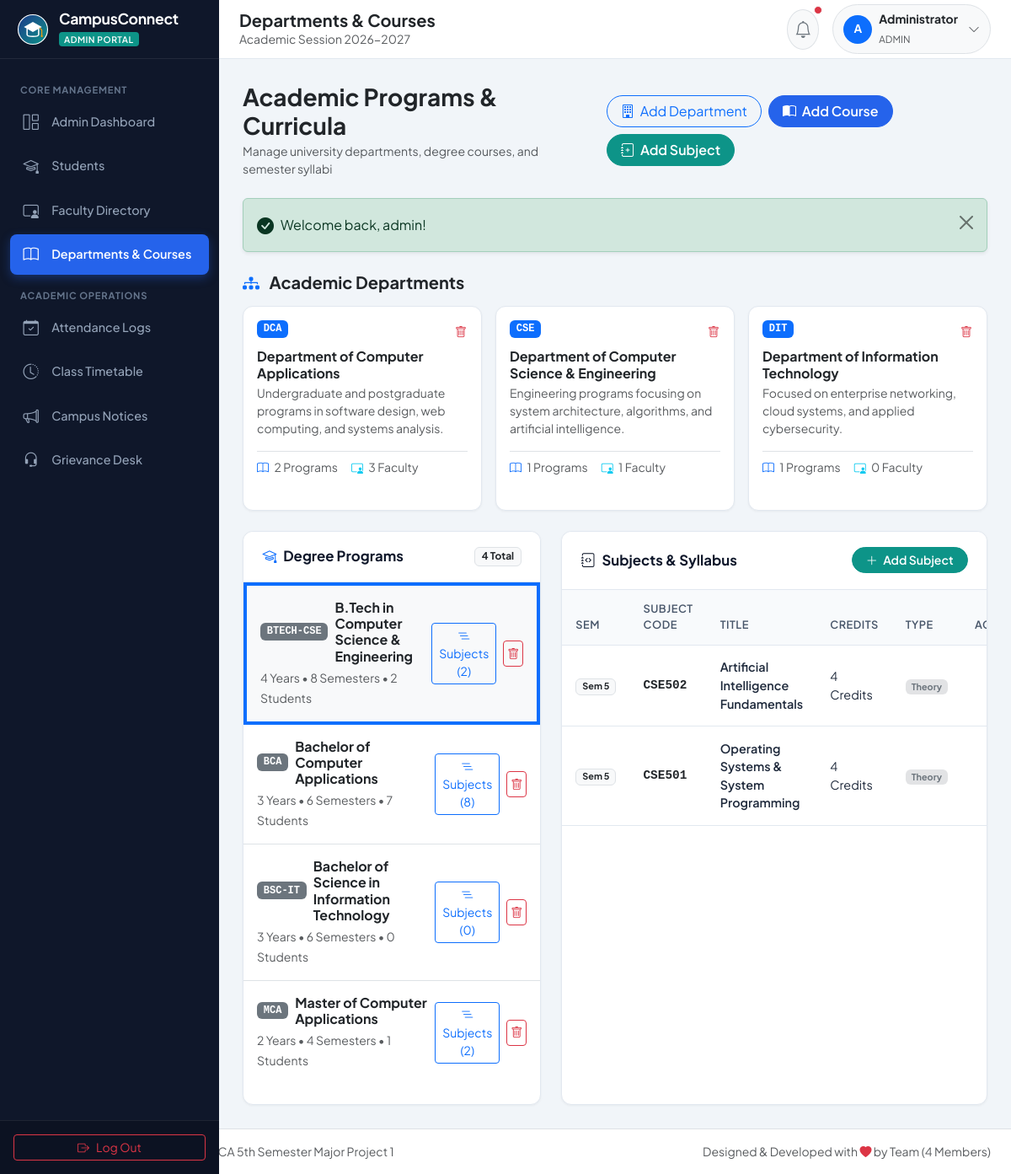
The page /admin/courses.php (signed in) on the database its author committed.
### tables this page shows
CREATE TABLE `departments` (
  `id` INT AUTO_INCREMENT PRIMARY KEY,
  `dept_name` VARCHAR(100) NOT NULL,
  `dept_code` VARCHAR(20) NOT NULL UNIQUE,
  `description` TEXT NULL,
  `created_at` TIMESTAMP NOT NULL DEFAULT CURRENT_TIMESTAMP
);

CREATE TABLE `courses` (
  `id` INT AUTO_INCREMENT PRIMARY KEY,
  `dept_id` INT NOT NULL,
  `course_name` VARCHAR(120) NOT NULL,
  `course_code` VARCHAR(30) NOT NULL UNIQUE,
  `duration_years` INT NOT NULL DEFAULT 3,
  `total_semesters` INT NOT NULL DEFAULT 6,
  `created_at` TIMESTAMP NOT NULL DEFAULT CURRENT_TIMESTAMP,
  CONSTRAINT `fk_courses_dept` FOREIGN KEY (`dept_id`) REFERENCES `departments` (`id`) ON DELETE CASCADE
);

CREATE TABLE `subjects` (
  `id` INT AUTO_INCREMENT PRIMARY KEY,
  `course_id` INT NOT NULL,
  `semester` INT NOT NULL,
  `subject_name` VARCHAR(120) NOT NULL,
  `subject_code` VARCHAR(30) NOT NULL UNIQUE,
  `credits` INT NOT NULL DEFAULT 4,
  `type` ENUM('Theory', 'Practical', 'Project') NOT NULL DEFAULT 'Theory',
  `created_at` TIMESTAMP NOT NULL DEFAULT CURRENT_TIMESTAMP,
  CONSTRAINT `fk_subjects_course` FOREIGN KEY (`course_id`) REFERENCES `courses` (`id`) ON DELETE CASCADE,
  INDEX `idx_subject_sem` (`course_id`, `semester`)
);

### admin/courses.php (the view, shortened to what this page needs)
<?php
require_once __DIR__ . '/../includes/auth.php';
require_once __DIR__ . '/../includes/functions.php';
$departments = $pdo->query("
    SELECT d.*, COUNT(DISTINCT c.id) as course_count, COUNT(DISTINCT f.id) as faculty_count
    FROM departments d
    LEFT JOIN courses c ON d.id = c.dept_id
    LEFT JOIN faculty f ON d.id = f.department_id
    GROUP BY d.id
    ORDER BY d.dept_name ASC
")->fetchAll();
$courses = $pdo->query("
    SELECT c.*, d.dept_name, d.dept_code,
           COUNT(DISTINCT s.id) as subject_count,
           COUNT(DISTINCT st.id) as student_count
    FROM courses c
    JOIN departments d ON c.dept_id = d.id
    LEFT JOIN subjects s ON c.id = s.course_id
    LEFT JOIN students st ON c.id = st.course_id
    GROUP BY c.id
    ORDER BY c.course_name ASC
")->fetchAll();
$selected_course_id = (int)($_GET['view_course'] ?? ($courses[0]['id'] ?? 0));
$subjectsStmt = $pdo->prepare("
    SELECT s.*, c.course_name, c.course_code
    FROM subjects s
    JOIN courses c ON s.course_id = c.id
    WHERE s.course_id = ?
    ORDER BY s.semester ASC, s.subject_name ASC
");
$subjectsStmt->execute([$selected_course_id]);
$subjects = $subjectsStmt->fetchAll();
require_once __DIR__ . '/../includes/header.php';
require_once __DIR__ . '/../includes/sidebar.php';
?>
<div class="main-wrapper">
    <div class="page-content">
        <div class="d-flex flex-column flex-md-row justify-content-between align-items-md-center gap-3 mb-4">
            <div>
                <h3 class="fw-bold text-dark mb-1">Academic Programs &amp; Curricula</h3>
                <p class="text-muted small mb-0">Manage university departments, degree courses, and semester syllabi</p>
            </div>
            <div class="d-flex flex-wrap gap-2">
                <button class="btn btn-outline-primary rounded-pill px-3" data-bs-toggle="modal" data-bs-target="#addDeptModal">
                    <i class="bi bi-building me-1"></i> Add Department
                </button>
                <button class="btn btn-primary rounded-pill px-3" data-bs-toggle="modal" data-bs-target="#addCourseModal">
                    <i class="bi bi-book-half me-1"></i> Add Course
                </button>
                <button class="btn btn-teal rounded-pill px-3" data-bs-toggle="modal" data-bs-target="#addSubjectModal">
                    <i class="bi bi-journal-plus me-1"></i> Add Subject
                </button>
            </div>
        </div>
        <h5 class="fw-bold text-dark mb-3"><i class="bi bi-diagram-3-fill text-primary me-2"></i> Academic Departments</h5>
        <div class="row g-3 mb-4">
            <?php foreach ($departments as $d): ?>
                <div class="col-md-4">
                    <div class="app-card p-3 h-100">
                        <div class="d-flex justify-content-between align-items-start mb-2">
                            <span class="badge bg-primary text-white font-monospace px-2.5 py-1.5"><?= e($d['dept_code']) ?></span>
                            <form method="POST" action="courses.php" class="d-inline" onsubmit="return confirm('Delete department <?= e($d['dept_name']) ?>?');">
                                <button type="submit" class="btn btn-sm btn-link text-danger p-0" title="Delete Department">
                                    <i class="bi bi-trash"></i>
                                </button>
                            </form>
                        </div>
                        <h6 class="fw-bold text-dark mb-1"><?= e($d['dept_name']) ?></h6>
                        <p class="text-muted small mb-3"><?= e($d['description']) ?></p>
                        <div class="d-flex gap-3 pt-2 border-top text-muted small">
                            <span><i class="bi bi-book me-1 text-primary"></i> <?= $d['course_count'] ?> Programs</span>
                            <span><i class="bi bi-person-video3 me-1 text-info"></i> <?= $d['faculty_count'] ?> Faculty</span>
                        </div>
                    </div>
                </div>
            <?php endforeach; ?>
        </div>
        <div class="row g-4">
            <div class="col-lg-5">
                <div class="app-card h-100">
                    <div class="app-card-header">
                        <h6 class="app-card-title"><i class="bi bi-mortarboard text-primary"></i> Degree Programs</h6>
                        <span class="badge bg-light text-dark border"><?= count($courses) ?> Total</span>
                    </div>
                    <div class="list-group list-group-flush">
                        <?php foreach ($courses as $c): ?>
                            <div class="list-group-item p-3 d-flex justify-content-between align-items-center <?= ($selected_course_id == $c['id']) ? 'bg-light border-start border-primary border-4' : '' ?>">
                                <div>
                                    <div class="d-flex align-items-center gap-2 mb-1">
                                        <span class="badge bg-secondary font-monospace"><?= e($c['course_code']) ?></span>
                                        <h6 class="mb-0 fw-bold text-dark"><?= e($c['course_name']) ?></h6>
                                    </div>
                                    <small class="text-muted">
                                        <?= e($c['duration_years']) ?> Years &bull; <?= e($c['total_semesters']) ?> Semesters &bull; <?= $c['student_count'] ?> Students
                                    </small>
                                </div>
                                <div class="d-flex align-items-center gap-2">
                                    <a href="courses.php?view_course=<?= $c['id'] ?>" class="btn btn-sm btn-outline-primary" title="View Subjects">
                                        <i class="bi bi-list-nested"></i> Subjects (<?= $c['subject_count'] ?>)
                                    </a>
                                    <form method="POST" action="courses.php" onsubmit="return confirm('Delete program <?= e($c['course_name']) ?>?');">
                                        <button type="submit" class="btn btn-sm btn-outline-danger p-1" title="Delete">
                                            <i class="bi bi-trash"></i>
                                        </button>
                                    </form>
                                </div>
                            </div>
                        <?php endforeach; ?>
                    </div>
                </div>
            </div>
            <div class="col-lg-7">
                <div class="app-card h-100">
                    <div class="app-card-header">
                        <h6 class="app-card-title">
                            <i class="bi bi-journal-code text-teal"></i> Subjects &amp; Syllabus
                        </h6>
                        <button class="btn btn-sm btn-teal rounded-pill px-3" data-bs-toggle="modal" data-bs-target="#addSubjectModal">
                            <i class="bi bi-plus-lg me-1"></i> Add Subject
                        </button>
                    </div>
                    <div class="table-responsive">
                        <table class="table table-custom align-middle">
                            <thead>
                                <tr>
                                    <th>Sem</th>
                                    <th>Subject Code</th>
                                    <th>Title</th>
                                    <th>Credits</th>
                                    <th>Type</th>
                                    <th class="text-end">Action</th>
                                </tr>
                            </thead>
                            <tbody>
                                <?php if (empty($subjects)): ?>
                                    <tr>
                                        <td colspan="6" class="text-center py-4 text-muted">No subjects configured for this course yet.</td>
                                    </tr>
                                <?php else: ?>
                                    <?php foreach ($subjects as $sub): ?>
                                        <tr>
                                            <td><span class="badge bg-light text-dark border">Sem <?= e($sub['semester']) ?></span></td>
                                            <td class="font-monospace fw-bold text-dark"><?= e($sub['subject_code']) ?></td>
                                            <td class="fw-semibold"><?= e($sub['subject_name']) ?></td>
                                            <td><?= e($sub['credits']) ?> Credits</td>
                                            <td>
                                                <span class="badge <?= ($sub['type'] === 'Practical') ? 'bg-info-subtle text-info' : (($sub['type'] === 'Project') ? 'bg-warning-subtle text-warning' : 'bg-secondary-subtle text-secondary') ?>">
                                                    <?= e($sub['type']) ?>
                                                </span>
                                            </td>
                                            <td class="text-end">
                                                <form method="POST" action="courses.php" onsubmit="return confirm('Delete subject <?= e($sub['subject_name']) ?>?');">
                                                </form>
                                            </td>
                                        </tr>
                                    <?php endforeach; ?>
                                <?php endif; ?>
                            </tbody>
                        </table>
                    </div>
                </div>
            </div>
        </div>
    </div>
<?php require_once __DIR__ . '/../includes/footer.php'; ?>

### assets/css/style.css (style rules this page uses)
:root { --primary-color: #1e3a8a; --primary-hover: #1e40af; --secondary-color: #2563eb; --accent-color: #0d9488; --accent-hover: #0f766e; --bg-main: #f1f5f9; --card-bg: #ffffff; --sidebar-bg: #0f172a; --sidebar-hover: #1e293b; --sidebar-active: #2563eb; --text-dark: #0f172a; --text-muted: #64748b; --border-color: #e2e8f0; --font-family: 'Plus Jakarta Sans', system-ui, -apple-system, sans-serif; --topbar-height: 70px; --sidebar-width: 260px; }
body { font-family: var(--font-family); background-color: var(--bg-main); color: var(--text-dark); min-height: 100vh; margin: 0; padding: 0; overflow-x: hidden; }
.main-wrapper { margin-left: var(--sidebar-width); padding-top: var(--topbar-height); min-height: 100vh; display: flex; flex-direction: column; transition: margin-left 0.3s ease; }
.page-content { padding: 1.75rem; flex-grow: 1; }
.app-card { background: var(--card-bg); border-radius: 12px; border: 1px solid var(--border-color); box-shadow: 0 1px 3px 0 rgba(0, 0, 0, 0.05); margin-bottom: 1.5rem; }
.app-card-header { padding: 1.15rem 1.4rem; border-bottom: 1px solid var(--border-color); display: flex; align-items: center; justify-content: space-between; background-color: #ffffff; border-radius: 12px 12px 0 0; }
.app-card-title { font-size: 1.05rem; font-weight: 700; color: var(--text-dark); margin: 0; display: flex; align-items: center; gap: 0.5rem; }
.table-custom { margin-bottom: 0; }
.table-custom thead th { background-color: #f8fafc; color: #475569; font-weight: 600; font-size: 0.8rem; text-transform: uppercase; letter-spacing: 0.5px; border-bottom: 1px solid var(--border-color); padding: 0.85rem 1rem; }
.table-custom tbody td { padding: 0.95rem 1rem; vertical-align: middle; color: #1e293b; font-size: 0.9rem; border-bottom: 1px solid var(--border-color); }
.btn-primary { background-color: var(--secondary-color); border-color: var(--secondary-color); font-weight: 600; }
.btn-teal { background-color: var(--accent-color); border-color: var(--accent-color); color: #ffffff; font-weight: 600; }

### rows shown on the page
departments: dept_code "DCA", dept_name "Department of Computer Applications", description "Undergraduate and postgraduate programs in software design, web computing, and systems analysis.", course_count "2", faculty_count "3"
departments: dept_code "CSE", dept_name "Department of Computer Science & Engineering", description "Engineering programs focusing on system architecture, algorithms, and artificial intelligence.", course_count "1", faculty_count "1"
departments: dept_code "DIT", dept_name "Department of Information Technology", description "Focused on enterprise networking, cloud systems, and applied cybersecurity.", course_count "1", faculty_count "0"
courses: course_code "BTECH-CSE", course_name "B.Tech in Computer Science & Engineering", duration_years "4", total_semesters "8", student_count "2", subject_count "2"
courses: course_code "BCA", course_name "Bachelor of Computer Applications", duration_years "3", total_semesters "6", student_count "7", subject_count "8"
courses: course_code "BSC-IT", course_name "Bachelor of Science in Information Technology", duration_years "3", total_semesters "6", student_count "0", subject_count "0"
courses: course_code "MCA", course_name "Master of Computer Applications", duration_years "2", total_semesters "4", student_count "1", subject_count "2"
subjects: semester "5", subject_code "CSE502", subject_name "Artificial Intelligence Fundamentals", credits "4", type "Theory"
subjects: semester "5", subject_code "CSE501", subject_name "Operating Systems & System Programming", credits "4", type "Theory"

### other values the page prints
$pageTitle "Departments & Courses"
$currentUser['full_name'] "Administrator"
$currentRole "ADMIN"
$message "Welcome back, admin!"
count($courses) "4"
